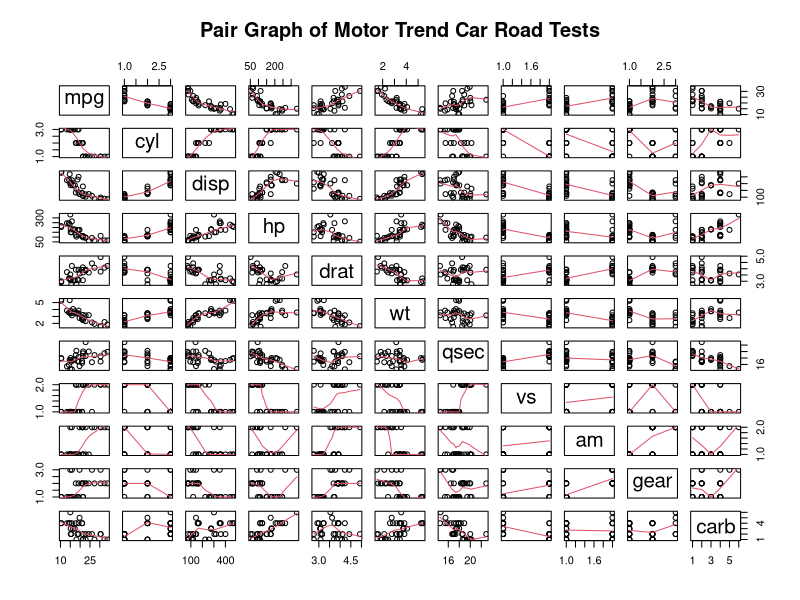
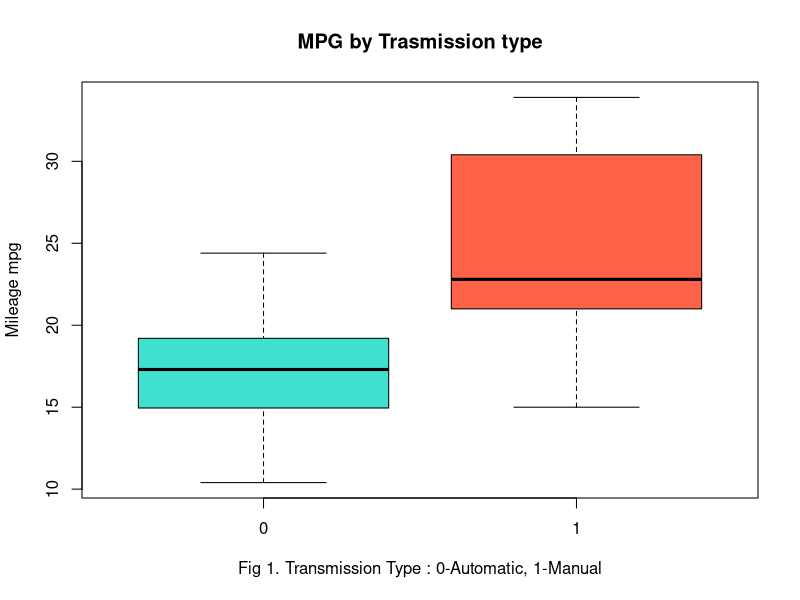
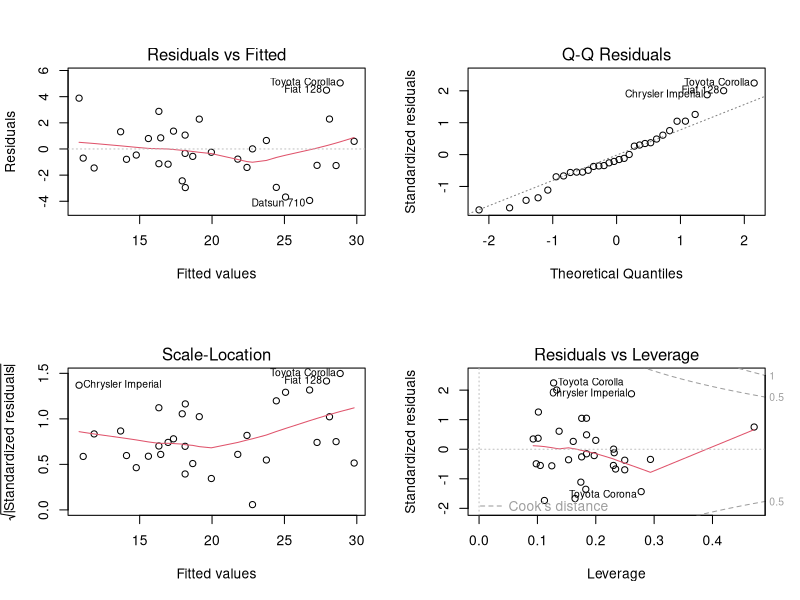

Here is the R script that generated these plots, in order:
## ---- chunk 1
knitr::opts_chunk$set(echo = TRUE)
## ---- chunk 2
#load libraries and dataset
#install.packages("ggplot2", repos = "http://cran.us.r-project.org")
#install.packages("car", repos = "http://cran.us.r-project.org")
library("stats")
library('car')
library("ggplot2")
data("mtcars")
## ---- chunk 3
mtcars$am <- factor(mtcars$am)
mtcars$cyl <- factor(mtcars$cyl)
mtcars$gear <- factor(mtcars$gear)
mtcars$carb <- factor(mtcars$carb)
mtcars$vs <- factor(mtcars$vs)
## ---- chunk 4
model.1 <- lm(mpg ~ am, data = mtcars)
summary(model.1)$coef
confint(model.1)
## ---- chunk 5
# All predictors model
model.all <- lm(mpg ~ ., data = mtcars) 
# Best model selection with stepwise
model.best <- step(model.all, direction = "both")
summary(model.best)
## ---- chunk 6
printCoefmat(summary(model.best)$coefficients)
summary(model.best)$r.squared
## ---- chunk 7
# Anova
anova(model.1, model.best, model.all)
## ---- chunk 8
data("mtcars")
head(mtcars, n=5)
# Pais Graph to detect other predictors besides am
pairs(mtcars, panel=panel.smooth, main="Pair Graph of Motor Trend Car Road Tests")
## ---- chunk 9
boxplot(mpg~am,data=mtcars, col=c("turquoise","tomato"),
        xlab="Fig 1. Transmission Type : 0-Automatic, 1-Manual",
        ylab="Mileage mpg",
        main="MPG by Trasmission type")
## ---- chunk 10
par(mfrow = c(2, 2)); plot(model.best)
## ---- chunk 11
anova(model.1, model.best, model.all)
